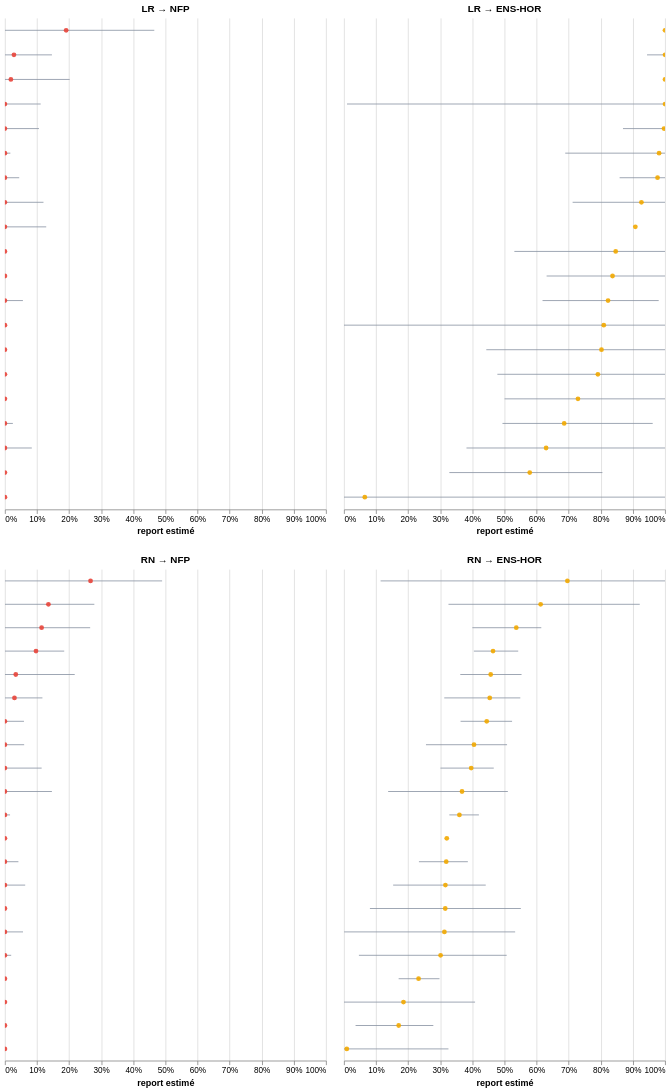

This figure's notebook cell:
### Markdown cell above
En cas de triangulaire NFP / Ensemble ou Horizons / RN, les reports LR se font généralement vers Ensemble, avec beaucoup de variabilité. Côté NFP, les reports LR sont au contraire très faibles : la médiane est proche de zéro et les meilleurs n’atteignent qu’environ un tiers des voix (Stéphane Hablot, Marianne Maximi). Côté RN, les bons reports se font vers les adversaires de Sébastien Ramage et Maximilien Jules-Arthur.

### Duels NFP / ENS-HOR — reports des électeurs LR et RN

### Code cell
duels_nfp_ens = paires(df.filter(pl.col("configuration") == "NFP / ENS-HOR"))
panneaux(duels_nfp_ens, cand, ["LR → NFP", "LR → ENS-HOR", "RN → NFP", "RN → ENS-HOR"])

### Figure 1 — Vega-Lite specification as saved in the notebook (floating-point values rounded to 4 significant figures)
{"config": {"view": {"continuousWidth": 300, "continuousHeight": 300, "stroke": null}}, "vconcat": [{"hconcat": [{"layer": [{"mark": {"type": "rule", "color": "#8a93a3", "strokeWidth": 1}, "encoding": {"x": {"field": "stabilite_bas", "scale": {"domain": [0, 1]}, "title": "report estimé", "type": "quantitative"}, "x2": {"field": "stabilite_haut"}, "y": {"axis": null, "field": "rang", "scale": {"domain": [0, 1]}, "type": "quantitative"}}, "name": "view_20c9903e6d2d913d_0"}, {"mark": {"type": "circle", "opacity": 0.9, "size": 34}, "encoding": {"color": {"field": "coul", "legend": null, "scale": null, "type": "nominal"}, "x": {"axis": {"format": "%"}, "field": "report", "type": "quantitative"}, "y": {"axis": null, "field": "rang", "scale": {"domain": [0, 1]}, "type": "quantitative"}}}, {"mark": {"type": "circle", "opacity": 0, "size": 260}, "encoding": {"tooltip": [{"field": "circonscription", "title": "Circ.", "type": "nominal"}, {"field": "candidat", "title": "Candidat·e", "type": "nominal"}, {"field": "report", "format": ".0%", "title": "Report", "type": "quantitative"}, {"field": "stabilite_bas", "format": ".0%", "title": "Plage basse", "type": "quantitative"}, {"field": "stabilite_haut", "format": ".0%", "title": "Plage haute", "type": "quantitative"}], "x": {"field": "report", "type": "quantitative"}, "y": {"axis": null, "field": "rang", "scale": {"domain": [0, 1]}, "type": "quantitative"}}}], "data": {"name": "data-9b6c916835788e97ba3893c23cfa091b"}, "height": 600, "title": {"text": "LR → NFP", "fontSize": 12}, "width": 392.0}, {"layer": [{"mark": {"type": "rule", "color": "#8a93a3", "strokeWidth": 1}, "encoding": {"x": {"field": "stabilite_bas", "scale": {"domain": [0, 1]}, "title": "report estimé", "type": "quantitative"}, "x2": {"field": "stabilite_haut"}, "y": {"axis": null, "field": "rang", "scale": {"domain": [0, 1]}, "type": "quantitative"}}, "name": "view_1e818a471badc4af_0"}, {"mark": {"type": "circle", "opacity": 0.9, "size": 34}, "encoding": {"color": {"field": "coul", "legend": null, "scale": null, "type": "nominal"}, "x": {"axis": {"format": "%"}, "field": "report", "type": "quantitative"}, "y": {"axis": null, "field": "rang", "scale": {"domain": [0, 1]}, "type": "quantitative"}}}, {"mark": {"type": "circle", "opacity": 0, "size": 260}, "encoding": {"tooltip": [{"field": "circonscription", "title": "Circ.", "type": "nominal"}, {"field": "candidat", "title": "Candidat·e", "type": "nominal"}, {"field": "report", "format": ".0%", "title": "Report", "type": "quantitative"}, {"field": "stabilite_bas", "format": ".0%", "title": "Plage basse", "type": "quantitative"}, {"field": "stabilite_haut", "format": ".0%", "title": "Plage haute", "type": "quantitative"}], "x": {"field": "report", "type": "quantitative"}, "y": {"axis": null, "field": "rang", "scale": {"domain": [0, 1]}, "type": "quantitative"}}}], "data": {"name": "data-a0c34c55f5350efa89cfc85e1f476091"}, "height": 600, "title": {"text": "LR → ENS-HOR", "fontSize": 12}, "width": 392.0}]}, {"hconcat": [{"layer": [{"mark": {"type": "rule", "color": "#8a93a3", "strokeWidth": 1}, "encoding": {"x": {"field": "stabilite_bas", "scale": {"domain": [0, 1]}, "title": "report estimé", "type": "quantitative"}, "x2": {"field": "stabilite_haut"}, "y": {"axis": null, "field": "rang", "scale": {"domain": [0, 1]}, "type": "quantitative"}}, "name": "view_6b2751451d057c49_0"}, {"mark": {"type": "circle", "opacity": 0.9, "size": 34}, "encoding": {"color": {"field": "coul", "legend": null, "scale": null, "type": "nominal"}, "x": {"axis": {"format": "%"}, "field": "report", "type": "quantitative"}, "y": {"axis": null, "field": "rang", "scale": {"domain": [0, 1]}, "type": "quantitative"}}}, {"mark": {"type": "circle", "opacity": 0, "size": 260}, "encoding": {"tooltip": [{"field": "circonscription", "title": "Circ.", "type": "nominal"}, {"field": "candidat", "title": "Candidat·e", "type": "nominal"}, {"field": "report", "format": ".0%", "title": "Report", "type": "quantitative"}, {"field": "stabilite_bas", "format": ".0%", "title": "Plage basse", "type": "quantitative"}, {"field": "stabilite_haut", "format": ".0%", "title": "Plage haute", "type": "quantitative"}], "x": {"field": "report", "type": "quantitative"}, "y": {"axis": null, "field": "rang", "scale": {"domain": [0, 1]}, "type": "quantitative"}}}], "data": {"name": "data-90add1a5c7ba3725ec2484dbb95c4cd3"}, "height": 600, "title": {"text": "RN → NFP", "fontSize": 12}, "width": 392.0}, {"layer": [{"mark": {"type": "rule", "color": "#8a93a3", "strokeWidth": 1}, "encoding": {"x": {"field": "stabilite_bas", "scale": {"domain": [0, 1]}, "title": "report estimé", "type": "quantitative"}, "x2": {"field": "stabilite_haut"}, "y": {"axis": null, "field": "rang", "scale": {"domain": [0, 1]}, "type": "quantitative"}}, "name": "view_a63147ca67b2b692_0"}, {"mark": {"type": "circle", "opacity": 0.9, "size": 34}, "encoding": {"color": {"field": "coul", "legend": null, "scale": null, "type": "nominal"}, "x": {"axis": {"format": "%"}, "field": "report", "type": "quantitative"}, "y": {"axis": null, "field": "rang", "scale": {"domain": [0, 1]}, "type": "quantitative"}}}, {"mark": {"type": "circle", "opacity": 0, "size": 260}, "encoding": {"tooltip": [{"field": "circonscription", "title": "Circ.", "type": "nominal"}, {"field": "candidat", "title": "Candidat·e", "type": "nominal"}, {"field": "report", "format": ".0%", "title": "Report", "type": "quantitative"}, {"field": "stabilite_bas", "format": ".0%", "title": "Plage basse", "type": "quantitative"}, {"field": "stabilite_haut", "format": ".0%", "title": "Plage haute", "type": "quantitative"}], "x": {"field": "report", "type": "quantitative"}, "y": {"axis": null, "field": "rang", "scale": {"domain": [0, 1]}, "type": "quantitative"}}}], "data": {"name": "data-13cb8630f654bccde5fa93897d4ab19d"}, "height": 600, "title": {"text": "RN → ENS-HOR", "fontSize": 12}, "width": 392.0}]}], "params": [{"name": "zoom0", "select": {"type": "interval", "encodings": ["x", "y"]}, "bind": "scales", "views": ["view_20c9903e6d2d913d_0"]}, {"name": "zoom1", "select": {"type": "interval", "encodings": ["x", "y"]}, "bind": "scales", "views": ["view_1e818a471badc4af_0"]}, {"name": "zoom2", "select": {"type": "interval", "encodings": ["x", "y"]}, "bind": "scales", "views": ["view_6b2751451d057c49_0"]}, {"name": "zoom3", "select": {"type": "interval", "encodings": ["x", "y"]}, "bind": "scales", "views": ["view_a63147ca67b2b692_0"]}], "spacing": 24, "$schema": "https://vega.github.io/schema/vega-lite/v6.4.1.json", "datasets": {"data-9b6c916835788e97ba3893c23cfa091b": [{"circonscription": "33-02", "candidat": "THIERRY Nicolas", "report": 3.335e-08, "stabilite_bas": 2.555e-11, "stabilite_haut": 0.1114, "paire": "LR → NFP", "rang": 0.825, "coul": "#e8443a"}, {"circonscription": "37-01", "candidat": "FOURNIER Charles", "report": 4.825e-09, "stabilite_bas": 4.741e-11, "stabilite_haut": 0.1061, "paire": "LR → NFP", "rang": 0.775, "coul": "#e8443a"}, {"circonscription": "67-01", "candidat": "REGOL Sandra", "report": 7.289e-12, "stabilite_bas": 2.567e-12, "stabilite_haut": 3.592e-10, "paire": "LR → NFP", "rang": 0.075, "coul": "#e8443a"}, {"circonscription": "69-02", "candidat": "TAVERNIER Boris", "report": 6.867e-12, "stabilite_bas": 3.867e-12, "stabilite_haut": 6.263e-10, "paire": "LR → NFP", "rang": 0.025, "coul": "#e8443a"}, {"circonscription": "75-01", "candidat": "KEMPF Raphaël", "report": 4.974e-11, "stabilite_bas": 2.274e-11, "stabilite_haut": 3.374e-10, "paire": "LR → NFP", "rang": 0.325, "coul": "#e8443a"}, {"circonscription": "75-03", "candidat": "BALAGE EL MARIKY Léa", "report": 1.758e-10, "stabilite_bas": 1.917e-11, "stabilite_haut": 0.05605, "paire": "LR → NFP", "rang": 0.425, "coul": "#e8443a"}, {"circonscription": "75-11", "candidat": "HERVIEU Céline", "report": 5.577e-10, "stabilite_bas": 4.956e-11, "stabilite_haut": 0.04459, "paire": "LR → NFP", "rang": 0.675, "coul": "#e8443a"}, {"circonscription": "75-12", "candidat": "MALAISÉ Celine", "report": 4.942e-11, "stabilite_bas": 5.936e-12, "stabilite_haut": 3.063e-10, "paire": "LR → NFP", "rang": 0.275, "coul": "#e8443a"}, {"circonscription": "92-05", "candidat": "PITTI Raphaël", "report": 8.881e-11, "stabilite_bas": 1.254e-12, "stabilite_haut": 1.189e-10, "paire": "LR → NFP", "rang": 0.375, "coul": "#e8443a"}, {"circonscription": "92-08", "candidat": "NICOLAS-CHAVANCE Salomé", "report": 1.627e-11, "stabilite_bas": 8.271e-12, "stabilite_haut": 0.02472, "paire": "LR → NFP", "rang": 0.175, "coul": "#e8443a"}, {"circonscription": "92-09", "candidat": "RAPILLY-FERNIOT Pauline", "report": 2.342e-10, "stabilite_bas": 1.362e-11, "stabilite_haut": 3.702e-10, "paire": "LR → NFP", "rang": 0.525, "coul": "#e8443a"}, {"circonscription": "92-10", "candidat": "SOUBELET Cécile", "report": 5.203e-10, "stabilite_bas": 1.156e-11, "stabilite_haut": 0.1201, "paire": "LR → NFP", "rang": 0.625, "coul": "#e8443a"}, {"circonscription": "92-13", "candidat": "GAILLARD Brice", "report": 7.11e-10, "stabilite_bas": 9.483e-12, "stabilite_haut": 0.01694, "paire": "LR → NFP", "rang": 0.725, "coul": "#e8443a"}, {"circonscription": "95-04", "candidat": "LACOUTURE Karine", "report": 0.02816, "stabilite_bas": 4.776e-11, "stabilite_haut": 0.1464, "paire": "LR → NFP", "rang": 0.925, "coul": "#e8443a"}, {"circonscription": "ZZ-01", "candidat": "LARAICHI Oussama", "report": 0.01854, "stabilite_bas": 5.739e-12, "stabilite_haut": 0.2017, "paire": "LR → NFP", "rang": 0.875, "coul": "#e8443a"}, {"circonscription": "ZZ-02", "candidat": "CORONADO Sergio", "report": 4.11e-10, "stabilite_bas": 1.607e-11, "stabilite_haut": 0.1286, "paire": "LR → NFP", "rang": 0.575, "coul": "#e8443a"}, {"circonscription": "ZZ-03", "candidat": "MINVIELLE Charlotte", "report": 1.933e-10, "stabilite_bas": null, "stabilite_haut": null, "paire": "LR → NFP", "rang": 0.475, "coul": "#e8443a"}, {"circonscription": "ZZ-07", "candidat": "RHARMAOUI-CLAQUIN Asma", "report": 3.051e-11, "stabilite_bas": 5.055e-12, "stabilite_haut": 9.9e-10, "paire": "LR → NFP", "rang": 0.225, "coul": "#e8443a"}, {"circonscription": "ZZ-09", "candidat": "BEN CHEÏKH Karim", "report": 0.1908, "stabilite_bas": 9.125e-12, "stabilite_haut": 0.4653, "paire": "LR → NFP", "rang": 0.975, "coul": "#e8443a"}, {"circonscription": "ZZ-10", "candidat": "DI MEO Elsa", "report": 7.379e-12, "stabilite_bas": 0.0, "stabilite_haut": 0.0838, "paire": "LR → NFP", "rang": 0.125, "coul": "#e8443a"}], "data-a0c34c55f5350efa89cfc85e1f476091": [{"circonscription": "33-02", "candidat": "JURAMY Véronique", "report": 0.8225, "stabilite_bas": 0.6185, "stabilite_haut": 0.9803, "paire": "LR → ENS-HOR", "rang": 0.425, "coul": "#f2a900"}, {"circonscription": "37-01", "candidat": "PIERRE Benoist", "report": 0.6858, "stabilite_bas": 0.4937, "stabilite_haut": 0.9616, "paire": "LR → ENS-HOR", "rang": 0.175, "coul": "#f2a900"}, {"circonscription": "67-01", "candidat": "LOOS Etienne", "report": 0.9767, "stabilite_bas": 0.8585, "stabilite_haut": 1.0, "paire": "LR → ENS-HOR", "rang": 0.675, "coul": "#f2a900"}, {"circonscription": "69-02", "candidat": "TERRENES Loïc", "report": 0.9967, "stabilite_bas": 0.8691, "stabilite_haut": 1.0, "paire": "LR → ENS-HOR", "rang": 0.775, "coul": "#f2a900"}, {"circonscription": "75-01", "candidat": "MAILLARD Sylvain", "report": 0.7908, "stabilite_bas": 0.4778, "stabilite_haut": 1.0, "paire": "LR → ENS-HOR", "rang": 0.275, "coul": "#f2a900"}, {"circonscription": "75-03", "candidat": "GUERINI Stanislas", "report": 1.0, "stabilite_bas": 0.944, "stabilite_haut": 1.0, "paire": "LR → ENS-HOR", "rang": 0.925, "coul": "#f2a900"}, {"circonscription": "75-11", "candidat": "GATEL Maud", "report": 0.9265, "stabilite_bas": 0.7122, "stabilite_haut": 1.0, "paire": "LR → ENS-HOR", "rang": 0.625, "coul": "#f2a900"}, {"circonscription": "75-12", "candidat": "GREGOIRE Olivia", "report": 0.8365, "stabilite_bas": 0.6312, "stabilite_haut": 1.0, "paire": "LR → ENS-HOR", "rang": 0.475, "coul": "#f2a900"}, {"circonscription": "92-05", "candidat": "CALVEZ Céline", "report": 1.0, "stabilite_bas": 1.0, "stabilite_haut": 1.0, "paire": "LR → ENS-HOR", "rang": 0.875, "coul": "#f2a900"}, {"circonscription": "92-08", "candidat": "THEVENOT Prisca", "report": 0.7288, "stabilite_bas": 0.5, "stabilite_haut": 1.0, "paire": "LR → ENS-HOR", "rang": 0.225, "coul": "#f2a900"}, {"circonscription": "92-09", "candidat": "SÉJOURNÉ Stéphane", "report": 0.5786, "stabilite_bas": 0.3282, "stabilite_haut": 0.805, "paire": "LR → ENS-HOR", "rang": 0.075, "coul": "#f2a900"}, {"circonscription": "92-10", "candidat": "ATTAL Gabriel", "report": 0.8463, "stabilite_bas": 0.5307, "stabilite_haut": 1.0, "paire": "LR → ENS-HOR", "rang": 0.525, "coul": "#f2a900"}, {"circonscription": "92-13", "candidat": "BREGEON Maud", "report": 0.6296, "stabilite_bas": 0.3815, "stabilite_haut": 1.0, "paire": "LR → ENS-HOR", "rang": 0.125, "coul": "#f2a900"}, {"circonscription": "95-04", "candidat": "MOUTCHOU Naïma", "report": 0.8021, "stabilite_bas": 0.4433, "stabilite_haut": 1.0, "paire": "LR → ENS-HOR", "rang": 0.325, "coul": "#f2a900"}, {"circonscription": "ZZ-01", "candidat": "LESCURE Roland", "report": 0.9815, "stabilite_bas": 0.6892, "stabilite_haut": 1.0, "paire": "LR → ENS-HOR", "rang": 0.725, "coul": "#f2a900"}, {"circonscription": "ZZ-02", "candidat": "CAROIT Eléonore", "report": 1.0, "stabilite_bas": 0.009481, "stabilite_haut": 1.0, "paire": "LR → ENS-HOR", "rang": 0.825, "coul": "#f2a900"}, {"circonscription": "ZZ-03", "candidat": "CAURE Vincent", "report": 0.9076, "stabilite_bas": null, "stabilite_haut": null, "paire": "LR → ENS-HOR", "rang": 0.575, "coul": "#f2a900"}, {"circonscription": "ZZ-07", "candidat": "PETIT Frédéric", "report": 1.0, "stabilite_bas": 1.0, "stabilite_haut": 1.0, "paire": "LR → ENS-HOR", "rang": 0.975, "coul": "#f2a900"}, {"circonscription": "ZZ-09", "candidat": "DJOUADI Samira", "report": 0.8092, "stabilite_bas": 1.033e-10, "stabilite_haut": 1.0, "paire": "LR → ENS-HOR", "rang": 0.375, "coul": "#f2a900"}, {"circonscription": "ZZ-10", "candidat": "LAKRAFI Amélia", "report": 0.06485, "stabilite_bas": 3.91e-11, "stabilite_haut": 1.0, "paire": "LR → ENS-HOR", "rang": 0.025, "coul": "#f2a900"}], "data-90add1a5c7ba3725ec2484dbb95c4cd3": [{"circonscription": "33-02", "candidat": "THIERRY Nicolas", "report": 0.0968, "stabilite_bas": 2.722e-10, "stabilite_haut": 0.1847, "paire": "RN → NFP", "rang": 0.8333, "coul": "#e8443a"}, {"circonscription": "37-01", "candidat": "FOURNIER Charles", "report": 9.481e-10, "stabilite_bas": 3.595e-11, "stabilite_haut": 0.05938, "paire": "RN → NFP", "rang": 0.6905, "coul": "#e8443a"}, {"circonscription": "67-01", "candidat": "REGOL Sandra", "report": 5.854e-12, "stabilite_bas": 2.545e-12, "stabilite_haut": 1.026e-09, "paire": "RN → NFP", "rang": 0.119, "coul": "#e8443a"}, {"circonscription": "69-02", "candidat": "TAVERNIER Boris", "report": 5.444e-12, "stabilite_bas": 3.87e-12, "stabilite_haut": 0.0002941, "paire": "RN → NFP", "rang": 0.07143, "coul": "#e8443a"}, {"circonscription": "75-01", "candidat": "KEMPF Raphaël", "report": 0.02973, "stabilite_bas": 5.148e-11, "stabilite_haut": 0.1168, "paire": "RN → NFP", "rang": 0.7381, "coul": "#e8443a"}, {"circonscription": "75-02", "candidat": "ROSSET Marine", "report": 2.643e-11, "stabilite_bas": 1.478e-11, "stabilite_haut": 5.56e-10, "paire": "RN → NFP", "rang": 0.1667, "coul": "#e8443a"}, {"circonscription": "75-03", "candidat": "BALAGE EL MARIKY Léa", "report": 0.2668, "stabilite_bas": 1.738e-10, "stabilite_haut": 0.4896, "paire": "RN → NFP", "rang": 0.9762, "coul": "#e8443a"}, {"circonscription": "75-11", "candidat": "HERVIEU Céline", "report": 0.1355, "stabilite_bas": 3.615e-10, "stabilite_haut": 0.2786, "paire": "RN → NFP", "rang": 0.9286, "coul": "#e8443a"}, {"circonscription": "75-13", "candidat": "NIAKATÉ Aminata", "report": 6.226e-10, "stabilite_bas": 1.247e-11, "stabilite_haut": 0.1144, "paire": "RN → NFP", "rang": 0.5952, "coul": "#e8443a"}, {"circonscription": "91-05", "candidat": "LARROUTUROU Pierre", "report": 1.56e-10, "stabilite_bas": 4.975e-12, "stabilite_haut": 0.04199, "paire": "RN → NFP", "rang": 0.4048, "coul": "#e8443a"}, {"circonscription": "92-04", "candidat": "SEBAIHI Sabrina", "report": 4.44e-12, "stabilite_bas": 2.097e-12, "stabilite_haut": 1.726e-10, "paire": "RN → NFP", "rang": 0.02381, "coul": "#e8443a"}, {"circonscription": "92-08", "candidat": "NICOLAS-CHAVANCE Salomé", "report": 3.967e-11, "stabilite_bas": 9.96e-12, "stabilite_haut": 0.05635, "paire": "RN → NFP", "rang": 0.2619, "coul": "#e8443a"}, {"circonscription": "92-09", "candidat": "RAPILLY-FERNIOT Pauline", "report": 2.448e-10, "stabilite_bas": 2.673e-11, "stabilite_haut": 0.01599, "paire": "RN → NFP", "rang": 0.5, "coul": "#e8443a"}, {"circonscription": "92-13", "candidat": "GAILLARD Brice", "report": 2.09e-10, "stabilite_bas": 3.644e-12, "stabilite_haut": 4.009e-10, "paire": "RN → NFP", "rang": 0.4524, "coul": "#e8443a"}, {"circonscription": "94-06", "candidat": "BOUHADA May", "report": 3.348e-11, "stabilite_bas": 3.288e-12, "stabilite_haut": 0.01958, "paire": "RN → NFP", "rang": 0.2143, "coul": "#e8443a"}, {"circonscription": "ZZ-01", "candidat": "LARAICHI Oussama", "report": 0.1143, "stabilite_bas": 8.649e-11, "stabilite_haut": 0.2655, "paire": "RN → NFP", "rang": 0.881, "coul": "#e8443a"}, {"circonscription": "ZZ-02", "candidat": "CORONADO Sergio", "report": 0.03385, "stabilite_bas": 2.153e-11, "stabilite_haut": 0.2174, "paire": "RN → NFP", "rang": 0.7857, "coul": "#e8443a"}, {"circonscription": "ZZ-03", "candidat": "MINVIELLE Charlotte", "report": 6.231e-11, "stabilite_bas": null, "stabilite_haut": null, "paire": "RN → NFP", "rang": 0.3095, "coul": "#e8443a"}, {"circonscription": "ZZ-07", "candidat": "RHARMAOUI-CLAQUIN Asma", "report": 7.106e-11, "stabilite_bas": 5.521e-12, "stabilite_haut": 0.06315, "paire": "RN → NFP", "rang": 0.3571, "coul": "#e8443a"}, {"circonscription": "ZZ-09", "candidat": "BEN CHEÏKH Karim", "report": 2.528e-10, "stabilite_bas": 3.349e-12, "stabilite_haut": 0.1463, "paire": "RN → NFP", "rang": 0.5476, "coul": "#e8443a"}, {"circonscription": "ZZ-11", "candidat": "PAJOT Franck", "report": 8.782e-10, "stabilite_bas": 4.553e-12, "stabilite_haut": 0.05989, "paire": "RN → NFP", "rang": 0.6429, "coul": "#e8443a"}], "data-13cb8630f654bccde5fa93897d4ab19d": [{"circonscription": "33-02", "candidat": "JURAMY Véronique", "report": 0.2323, "stabilite_bas": 0.1703, "stabilite_haut": 0.2975, "paire": "RN → ENS-HOR", "rang": 0.1667, "coul": "#f2a900"}, {"circonscription": "37-01", "candidat": "PIERRE Benoist", "report": 0.3962, "stabilite_bas": 0.3004, "stabilite_haut": 0.4665, "paire": "RN → ENS-HOR", "rang": 0.5952, "coul": "#f2a900"}, {"circonscription": "67-01", "candidat": "LOOS Etienne", "report": 0.457, "stabilite_bas": 0.3623, "stabilite_haut": 0.5531, "paire": "RN → ENS-HOR", "rang": 0.7857, "coul": "#f2a900"}, {"circonscription": "69-02", "candidat": "TERRENES Loïc", "report": 0.4643, "stabilite_bas": 0.4046, "stabilite_haut": 0.5427, "paire": "RN → ENS-HOR", "rang": 0.8333, "coul": "#f2a900"}, {"circonscription": "75-01", "candidat": "MAILLARD Sylvain", "report": 0.3676, "stabilite_bas": 0.1376, "stabilite_haut": 0.5104, "paire": "RN → ENS-HOR", "rang": 0.5476, "coul": "#f2a900"}, {"circonscription": "75-02", "candidat": "LAUSSUCQ Jean", "report": 0.301, "stabilite_bas": 0.04652, "stabilite_haut": 0.5068, "paire": "RN → ENS-HOR", "rang": 0.2143, "coul": "#f2a900"}, {"circonscription": "75-03", "candidat": "GUERINI Stanislas", "report": 0.1704, "stabilite_bas": 0.03608, "stabilite_haut": 0.2783, "paire": "RN → ENS-HOR", "rang": 0.07143, "coul": "#f2a900"}, {"circonscription": "75-11", "candidat": "GATEL Maud", "report": 0.316, "stabilite_bas": 0.1532, "stabilite_haut": 0.4415, "paire": "RN → ENS-HOR", "rang": 0.3571, "coul": "#f2a900"}, {"circonscription": "75-13", "candidat": "AMIEL David", "report": 0.405, "stabilite_bas": 0.2554, "stabilite_haut": 0.5079, "paire": "RN → ENS-HOR", "rang": 0.6429, "coul": "#f2a900"}, {"circonscription": "91-05", "candidat": "MIDY Paul", "report": 0.3185, "stabilite_bas": 0.2334, "stabilite_haut": 0.3858, "paire": "RN → ENS-HOR", "rang": 0.4048, "coul": "#f2a900"}, {"circonscription": "92-04", "candidat": "DE CRECY Isabelle", "report": 0.4446, "stabilite_bas": 0.3631, "stabilite_haut": 0.5236, "paire": "RN → ENS-HOR", "rang": 0.6905, "coul": "#f2a900"}, {"circonscription": "92-08", "candidat": "THEVENOT Prisca", "report": 0.454, "stabilite_bas": 0.3124, "stabilite_haut": 0.5492, "paire": "RN → ENS-HOR", "rang": 0.7381, "coul": "#f2a900"}, {"circonscription": "92-09", "candidat": "SÉJOURNÉ Stéphane", "report": 0.3154, "stabilite_bas": 0.08077, "stabilite_haut": 0.5509, "paire": "RN → ENS-HOR", "rang": 0.3095, "coul": "#f2a900"}, {"circonscription": "92-13", "candidat": "BREGEON Maud", "report": 0.5367, "stabilite_bas": 0.3999, "stabilite_haut": 0.6146, "paire": "RN → ENS-HOR", "rang": 0.881, "coul": "#f2a900"}, {"circonscription": "94-06", "candidat": "GOUFFIER VALENTE Guillaume", "report": 0.3595, "stabilite_bas": 0.3283, "stabilite_haut": 0.4203, "paire": "RN → ENS-HOR", "rang": 0.5, "coul": "#f2a900"}, {"circonscription": "ZZ-01", "candidat": "LESCURE Roland", "report": 0.3128, "stabilite_bas": 0.0005765, "stabilite_haut": 0.5331, "paire": "RN → ENS-HOR", "rang": 0.2619, "coul": "#f2a900"}, {"circonscription": "ZZ-02", "candidat": "CAROIT Eléonore", "report": 0.6959, "stabilite_bas": 0.1141, "stabilite_haut": 1.0, "paire": "RN → ENS-HOR", "rang": 0.9762, "coul": "#f2a900"}, {"circonscription": "ZZ-03", "candidat": "CAURE Vincent", "report": 0.3202, "stabilite_bas": null, "stabilite_haut": null, "paire": "RN → ENS-HOR", "rang": 0.4524, "coul": "#f2a900"}, {"circonscription": "ZZ-07", "candidat": "PETIT Frédéric", "report": 0.1853, "stabilite_bas": 2.75e-09, "stabilite_haut": 0.4084, "paire": "RN → ENS-HOR", "rang": 0.119, "coul": "#f2a900"}, {"circonscription": "ZZ-09", "candidat": "DJOUADI Samira", "report": 0.6126, "stabilite_bas": 0.3255, "stabilite_haut": 0.9212, "paire": "RN → ENS-HOR", "rang": 0.9286, "coul": "#f2a900"}, {"circonscription": "ZZ-11", "candidat": "GENETET Anne", "report": 0.008744, "stabilite_bas": 6.202e-12, "stabilite_haut": 0.3254, "paire": "RN → ENS-HOR", "rang": 0.02381, "coul": "#f2a900"}]}}
